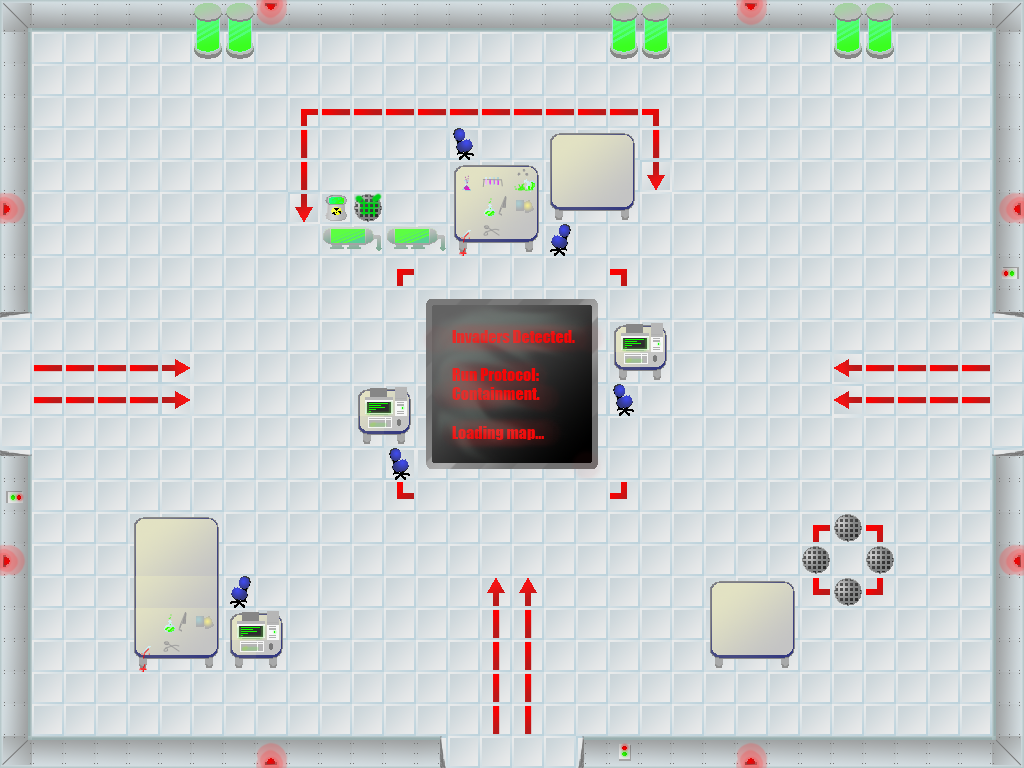

This game map was drawn from its Tiled (.tmx) file and the tilesets committed beside it. A one-line description and the trimmed map source follow:
An orthogonal 32x24 tile map with 32x32 px tiles, 1 tile layer (Tile Layer 1).

<map version="1.0" orientation="orthogonal" width="32" height="24" tilewidth="32" tileheight="32">
 <tileset firstgid="1" name="tilesheet" tilewidth="32" tileheight="32">
  <image source="../Art/Tiles/tilesheet.png" />
  <tile id="0">
   <properties>
    <property name="impassable" value="1" />
   </properties>
  </tile>
  <tile id="1">
   <properties>
    <property name="impassable" value="1" />
   </properties>
  </tile>
  <tile id="2">
   <properties>
    <property name="impassable" value="1" />
   </properties>
  </tile>
  <tile id="3">
   <properties>
    <property name="impassable" value="1" />
   </properties>
  </tile>
  <tile id="4">
   <properties>
    <property name="impassable" value="1" />
   </properties>
  </tile>
  <tile id="5">
   <properties>
    <property name="impassable" value="1" />
   </properties>
  </tile>
  <tile id="6">
   <properties>
    <property name="impassable" value="1" />
   </properties>
  </tile>
  <tile id="7">
   <properties>
    <property name="impassable" value="1" />
   </properties>
  </tile>
  <tile id="8">
   <properties>
    <property name="impassable" value="1" />
   </properties>
  </tile>
  <tile id="9">
   <properties>
    <property name="impassable" value="1" />
   </properties>
  </tile>
  <tile id="10">
   <properties>
    <property name="impassable" value="1" />
   </properties>
  </tile>
  <tile id="11">
   <properties>
    <property name="impassable" value="1" />
   </properties>
  </tile>
  <tile id="12">
   <properties>
    <property name="impassable" value="1" />
   </properties>
  </tile>
  <tile id="13">
   <properties>
    <property name="impassable" value="1" />
   </properties>
  </tile>
  <tile id="14">
   <properties>
    <property name="impassable" value="1" />
   </properties>
  </tile>
  <tile id="15">
   <properties>
    <property name="impassable" value="1" />
   </properties>
  </tile>
  <tile id="16">
   <properties>
    <property name="impassable" value="1" />
   </properties>
  </tile>
  <tile id="17">
   <properties>
    <property name="impassable" value="1" />
   </properties>
  </tile>
  <tile id="18">
   <properties>
    <property name="impassable" value="1" />
   </properties>
  </tile>
  <tile id="19">
   <properties>
    <property name="impassable" value="1" />
   </properties>
  </tile>
  <tile id="20">
   <properties>
    <property name="impassable" value="1" />
   </properties>
  </tile>
  <tile id="21">
   <properties>
    <property name="impassable" value="1" />
   </properties>
  </tile>
  <tile id="22">
   <properties>
    <property name="impassable" value="1" />
   </properties>
  </tile>
  <tile id="23">
   <properties>
    <property name="impassable" value="1" />
   </properties>
  </tile>
  <tile id="24">
   <properties>
    <property name="impassable" value="1" />
   </properties>
  </tile>
  <tile id="25">
   <properties>
    <property name="impassable" value="1" />
   </properties>
  </tile>
  <tile id="26">
   <properties>
    <property name="impassable" value="1" />
   </properties>
  </tile>
  <tile id="27">
   <properties>
    <property name="impassable" value="1" />
   </properties>
  </tile>
  <tile id="30">
   <properties>
    <property name="impassable" value="1" />
   </properties>
  </tile>
  <tile id="31">
   <properties>
    <property name="impassable" value="1" />
   </properties>
  </tile>
  <tile id="32">
   <properties>
    <property name="impassable" value="1" />
   </properties>
  </tile>
  <tile id="33">
   <properties>
    <property name="impassable" value="1" />
   </properties>
  </tile>
  <tile id="34">
   <properties>
    <property name="impassable" value="1" />
   </properties>
  </tile>
  <tile id="35">
   <properties>
    <property name="impassable" value="1" />
   </properties>
  </tile>
  <tile id="36">
   <properties>
    <property name="impassable" value="1" />
   </properties>
  </tile>
  <tile id="37">
   <properties>
    <property name="impassable" value="1" />
   </properties>
  </tile>
  <tile id="38">
   <properties>
    <property name="impassable" value="1" />
   </properties>
  </tile>
  <tile id="41">
   <properties>
    <property name="damaging" value="1" />
   </properties>
  </tile>
  <tile id="42">
   <properties>
    <property name="damaging" value="1" />
   </properties>
  </tile>
  <tile id="43">
   <properties>
    <property name="damaging" value="1" />
   </properties>
  </tile>
  <tile id="49">
   <properties>
    <property name="impassable" value="1" />
   </properties>
  </tile>
  <tile id="52">
   <properties>
    <property name="damaging" value="1" />
   </properties>
  </tile>
  <tile id="53">
   <properties>
    <property name="damaging" value="1" />
   </properties>
  </tile>
  <tile id="54">
   <properties>
    <property name="damaging" value="1" />
   </properties>
  </tile>
  <tile id="63">
   <properties>
    <property name="damaging" value="1" />
   </properties>
  </tile>
  <tile id="64">
   <properties>
    <property name="damaging" value="1" />
   </properties>
  </tile>
  <tile id="65">
   <properties>
    <property name="damaging" value="1" />
   </properties>
  </tile>
  <tile id="67">
   <properties>
    <property name="impassable" value="1" />
   </properties>
  </tile>
  <tile id="74">
   <properties>
    <property name="damaging" value="" />
   </properties>
  </tile>
  <tile id="75">
   <properties>
    <property name="damaging" value="" />
   </properties>
  </tile>
  <tile id="76">
   <properties>
    <property name="damaging" value="" />
   </properties>
  </tile>
  <tile id="77">
   <properties>
    <property name="damaging" value="1" />
   </properties>
  </tile>
  <tile id="78">
   <properties>
    <property name="damaging" value="1" />
   </properties>
  </tile>
  <tile id="79">
   <properties>
    <property name="damaging" value="1" />
   </properties>
  </tile>
  <tile id="80">
   <properties>
    <property name="damaging" value="1" />
   </properties>
  </tile>
  <tile id="81">
   <properties>
    <property name="impassable" value="1" />
   </properties>
  </tile>
  <tile id="83">
   <properties>
    <property name="impassable" value="1" />
   </properties>
  </tile>
  <tile id="84">
   <properties>
    <property name="impassable" value="1" />
   </properties>
  </tile>
  <tile id="85">
   <properties>
    <property name="damaging" value="1" />
   </properties>
  </tile>
  <tile id="86">
   <properties>
    <property name="damaging" value="1" />
   </properties>
  </tile>
  <tile id="87">
   <properties>
    <property name="damaging" value="1" />
   </properties>
  </tile>
  <tile id="88">
   <properties>
    <property name="damaging" value="1" />
   </properties>
  </tile>
  <tile id="89">
   <properties>
    <property name="damaging" value="1" />
   </properties>
  </tile>
  <tile id="90">
   <properties>
    <property name="damaging" value="1" />
   </properties>
  </tile>
  <tile id="91">
   <properties>
    <property name="damaging" value="1" />
   </properties>
  </tile>
  <tile id="92">
   <properties>
    <property name="impassable" value="1" />
   </properties>
  </tile>
  <tile id="93">
   <properties>
    <property name="impassable" value="1" />
   </properties>
  </tile>
  <tile id="94">
   <properties>
    <property name="impassable" value="1" />
   </properties>
  </tile>
  <tile id="95">
   <properties>
    <property name="impassable" value="1" />
   </properties>
  </tile>
  <tile id="96">
   <properties>
    <property name="damaging" value="1" />
   </properties>
  </tile>
  <tile id="97">
   <properties>
    <property name="damaging" value="1" />
   </properties>
  </tile>
  <tile id="98">
   <properties>
    <property name="damaging" value="1" />
   </properties>
  </tile>
  <tile id="99">
   <properties>
    <property name="impassable" value="1" />
   </properties>
  </tile>
  <tile id="100">
   <properties>
    <property name="impassable" value="1" />
   </properties>
  </tile>
  <tile id="104">
   <properties>
    <property name="impassable" value="1" />
   </properties>
  </tile>
  <tile id="105">
   <properties>
    <property name="impassable" value="1" />
   </properties>
  </tile>
  <tile id="106">
   <properties>
    <property name="impassable" value="1" />
   </properties>
  </tile>
  <tile id="110">
   <properties>
    <property name="impassable" value="1" />
   </properties>
  </tile>
  <tile id="111">
   <properties>
    <property name="impassable" value="1" />
   </properties>
  </tile>
  <tile id="113">
   <properties>
    <property name="impassable" value="1" />
   </properties>
  </tile>
  <tile id="114">
   <properties>
    <property name="impassable" value="1" />
   </properties>
  </tile>
  <tile id="115">
   <properties>
    <property name="impassable" value="1" />
   </properties>
  </tile>
  <tile id="116">
   <properties>
    <property name="impassable" value="1" />
   </properties>
  </tile>
  <tile id="117">
   <properties>
    <property name="impassable" value="1" />
   </properties>
  </tile>
  <tile id="121">
   <properties>
    <property name="impassable" value="1" />
   </properties>
  </tile>
  <tile id="124">
   <properties>
    <property name="impassable" value="1" />
   </properties>
  </tile>
  <tile id="125">
   <properties>
    <property name="impassable" value="1" />
   </properties>
  </tile>
  <tile id="126">
   <properties>
    <property name="impassable" value="1" />
   </properties>
  </tile>
  <tile id="127">
   <properties>
    <property name="impassable" value="1" />
   </properties>
  </tile>
  <tile id="128">
   <properties>
    <property name="impassable" value="1" />
   </properties>
  </tile>
 </tileset>
 <layer name="Tile Layer 1" width="32" height="24">
  <data>[768 cells, 768 non-empty, 99 distinct tile ids]</data>
 </layer>
</map>
